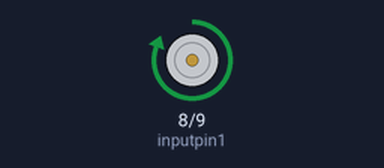
This sketch was run on a simulated Arduino Uno, built with avr-gcc and run on an emulated ATmega328P. Parts: motor-driver pin pairs drawn as motors (green arrow = first pin HIGH = forward, orange = second pin HIGH = backward, longer = more drive, scaled by the enable pin).

Above: at 1.5 s.
At 4.5 s:
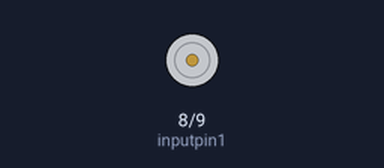
At 9.0 s:
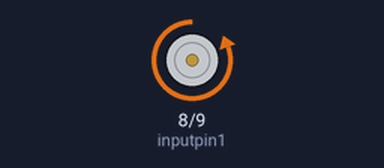
Timing chart, 0 to 15.6 s (numbered marks = the images above):
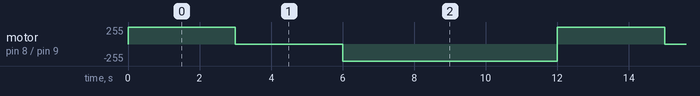

Measured:
- by itself, motor on pin 8 (inputpin1) / pin 9 (inputpin2): repeats every 12.0 s: stopped 3.0 s, backward 255/255 6.0 s, forward 255/255 3.0 s

The sketch:

MOTOR_ON_OFF.ino
```cpp
const int speedpin = 10;
const int inputpin1 = 8;
const int inputpin2 = 9;

void setup(){
  pinMode(speedpin,OUTPUT);
  pinMode(inputpin1,OUTPUT);
  pinMode(inputpin2,OUTPUT);

  digitalWrite(speedpin,HIGH);
}

void loop(){
  digitalWrite(inputpin1,HIGH);
  digitalWrite(inputpin2,LOW);
  delay(3000);
  digitalWrite(inputpin1,LOW);
  delay(3000);

  digitalWrite(inputpin1,LOW);
  digitalWrite(inputpin2,HIGH);
  delay(3000);
  digitalWrite(inputpin1,LOW);
  delay(3000);


}
```
